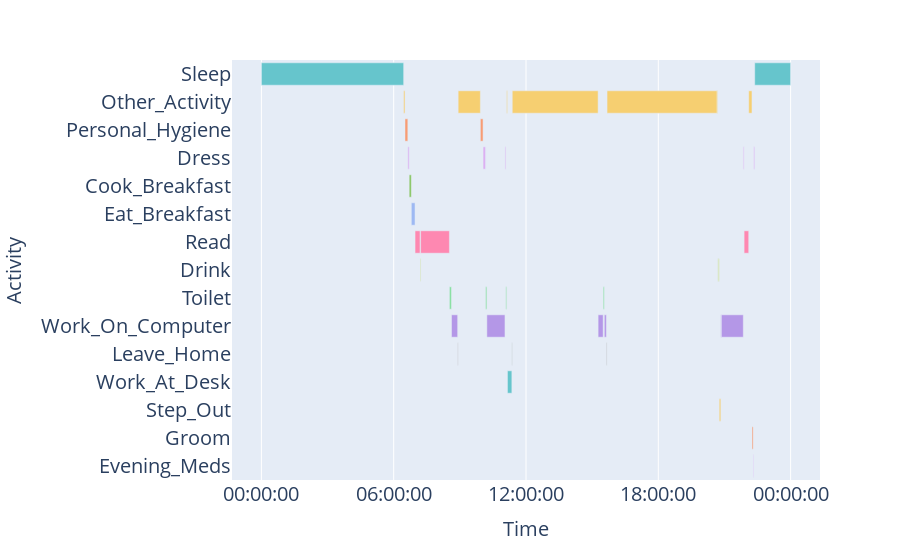

This figure's notebook cell:
### Code cell
import plotly.graph_objects as go
import plotly.express as px
import pandas as pd
import numpy as np
import time

df_activity = pd.read_csv('Activity.csv')
# Plot the data for one day
df_day = df_activity[df_activity['Start time'].str.contains('2011-06-20')]

# Add row to beginning of dataframe for sleep 00:00:00 to start time
new_row = {
    'Activity': 'Sleep',
    'Start time': '2011-06-20 00:00:00',
    'Duration': (time.mktime(time.strptime(df_day.iloc[0]['Start time'], '%Y-%m-%d %H:%M:%S')) - time.mktime(time.strptime('2011-06-20 00:00:00', '%Y-%m-%d %H:%M:%S'))) / 60,
    'Number of interruptions': 0,
    'Duration of interruptions': 0,
    'Day of activity': df_day.iloc[0]['Day of activity'],
    'Weekend or weekday': df_day.iloc[0]['Weekend or weekday'],
    'Start time short': '00:00:00'
}

df_day = df_day.append(new_row, ignore_index=True)
df_day = df_day.sort_values(by=['Start time'])

# Set end time of each activity as start time of next activity
df_day['End time'] = df_day['Start time'].shift(-1)
df_day['End time'] = df_day['End time'].fillna('2011-06-20 23:59:59')


data = []
for i in range(len(df_day)):
    if i < len(px.colors.qualitative.Pastel):
        j = i
    else:
        j = i % len(px.colors.qualitative.Pastel)
    data.append(dict(
        Activity=df_day.iloc[i]['Activity'], 
        Start=df_day.iloc[i]['Start time'],
        Finish=df_day.iloc[i]['End time'],
    ))

df = pd.DataFrame(data)
# Set color palette
fig = px.timeline(df, x_start="Start", x_end="Finish", y="Activity", color="Activity", color_discrete_sequence=px.colors.qualitative.Pastel)

# Leave date out of x-axis, only show time
fig.update_xaxes(
    tickformat='%H:%M:%S',
    title_text='Time',
    title_font_size=20,
    tickfont_size=20,
)

fig.update_yaxes(
    title_text='Activity',
    title_font_size=20,
    tickfont_size=20,
)

fig.update_layout(showlegend=False)
fig.show()

fig.write_image("Activity.png", width=1500, height=800, scale=3)

### Figure 1 — Plotly figure (JSON) as saved in the notebook; plotly's stock layout.template omitted (floating-point values rounded to 4 significant figures)
{"data": [{"alignmentgroup": "True", "base": ["2011-06-20 00:00:00", "2011-06-20 22:22:23"], "hovertemplate": "Activity=%{y}<br>Start=%{base}<br>Finish=%{x}<extra></extra>", "legendgroup": "Sleep", "marker": {"color": "rgb(102, 197, 204)", "pattern": {"shape": ""}}, "name": "Sleep", "offsetgroup": "Sleep", "orientation": "h", "showlegend": true, "textposition": "auto", "type": "bar", "x": [23226000, 5856000], "xaxis": "x", "y": ["Sleep", "Sleep"], "yaxis": "y"}, {"alignmentgroup": "True", "base": ["2011-06-20 06:27:06", "2011-06-20 08:55:23", "2011-06-20 11:07:27", "2011-06-20 11:22:37", "2011-06-20 15:40:33", "2011-06-20 20:40:21", "2011-06-20 22:06:01"], "hovertemplate": "Activity=%{y}<br>Start=%{base}<br>Finish=%{x}<extra></extra>", "legendgroup": "Other_Activity", "marker": {"color": "rgb(246, 207, 113)", "pattern": {"shape": ""}}, "name": "Other_Activity", "offsetgroup": "Other_Activity", "orientation": "h", "showlegend": true, "textposition": "auto", "type": "bar", "x": [215000, 3626000, 124000, 14017000, 17988000, 98000, 531000], "xaxis": "x", "y": ["Other_Activity", "Other_Activity", "Other_Activity", "Other_Activity", "Other_Activity", "Other_Activity", "Other_Activity"], "yaxis": "y"}, {"alignmentgroup": "True", "base": ["2011-06-20 06:30:41", "2011-06-20 09:55:49"], "hovertemplate": "Activity=%{y}<br>Start=%{base}<br>Finish=%{x}<extra></extra>", "legendgroup": "Personal_Hygiene", "marker": {"color": "rgb(248, 156, 116)", "pattern": {"shape": ""}}, "name": "Personal_Hygiene", "offsetgroup": "Personal_Hygiene", "orientation": "h", "showlegend": true, "textposition": "auto", "type": "bar", "x": [465000, 440000], "xaxis": "x", "y": ["Personal_Hygiene", "Personal_Hygiene"], "yaxis": "y"}, {"alignmentgroup": "True", "base": ["2011-06-20 06:38:26", "2011-06-20 10:03:09", "2011-06-20 11:02:46", "2011-06-20 21:51:16", "2011-06-20 22:19:39"], "hovertemplate": "Activity=%{y}<br>Start=%{base}<br>Finish=%{x}<extra></extra>", "legendgroup": "Dress", "marker": {"color": "rgb(220, 176, 242)", "pattern": {"shape": ""}}, "name": "Dress", "offsetgroup": "Dress", "orientation": "h", "showlegend": true, "textposition": "auto", "type": "bar", "x": [224000, 408000, 136000, 131000, 164000], "xaxis": "x", "y": ["Dress", "Dress", "Dress", "Dress", "Dress"], "yaxis": "y"}, {"alignmentgroup": "True", "base": ["2011-06-20 06:42:10"], "hovertemplate": "Activity=%{y}<br>Start=%{base}<br>Finish=%{x}<extra></extra>", "legendgroup": "Cook_Breakfast", "marker": {"color": "rgb(135, 197, 95)", "pattern": {"shape": ""}}, "name": "Cook_Breakfast", "offsetgroup": "Cook_Breakfast", "orientation": "h", "showlegend": true, "textposition": "auto", "type": "bar", "x": [348000], "xaxis": "x", "y": ["Cook_Breakfast"], "yaxis": "y"}, {"alignmentgroup": "True", "base": ["2011-06-20 06:47:58"], "hovertemplate": "Activity=%{y}<br>Start=%{base}<br>Finish=%{x}<extra></extra>", "legendgroup": "Eat_Breakfast", "marker": {"color": "rgb(158, 185, 243)", "pattern": {"shape": ""}}, "name": "Eat_Breakfast", "offsetgroup": "Eat_Breakfast", "orientation": "h", "showlegend": true, "textposition": "auto", "type": "bar", "x": [605000], "xaxis": "x", "y": ["Eat_Breakfast"], "yaxis": "y"}, {"alignmentgroup": "True", "base": ["2011-06-20 06:58:03", "2011-06-20 07:13:16", "2011-06-20 21:53:27"], "hovertemplate": "Activity=%{y}<br>Start=%{base}<br>Finish=%{x}<extra></extra>", "legendgroup": "Read", "marker": {"color": "rgb(254, 136, 177)", "pattern": {"shape": ""}}, "name": "Read", "offsetgroup": "Read", "orientation": "h", "showlegend": true, "textposition": "auto", "type": "bar", "x": [816000, 4698000, 754000], "xaxis": "x", "y": ["Read", "Read", "Read"], "yaxis": "y"}, {"alignmentgroup": "True", "base": ["2011-06-20 07:11:39", "2011-06-20 20:41:59", "2011-06-20 20:43:21"], "hovertemplate": "Activity=%{y}<br>Start=%{base}<br>Finish=%{x}<extra></extra>", "legendgroup": "Drink", "marker": {"color": "rgb(201, 219, 116)", "pattern": {"shape": ""}}, "name": "Drink", "offsetgroup": "Drink", "orientation": "h", "showlegend": true, "textposition": "auto", "type": "bar", "x": [97000, 82000, 146000], "xaxis": "x", "y": ["Drink", "Drink", "Drink"], "yaxis": "y"}, {"alignmentgroup": "True", "base": ["2011-06-20 08:31:34", "2011-06-20 10:09:57", "2011-06-20 11:05:02", "2011-06-20 15:30:00"], "hovertemplate": "Activity=%{y}<br>Start=%{base}<br>Finish=%{x}<extra></extra>", "legendgroup": "Toilet", "marker": {"color": "rgb(139, 224, 164)", "pattern": {"shape": ""}}, "name": "Toilet", "offsetgroup": "Toilet", "orientation": "h", "showlegend": true, "textposition": "auto", "type": "bar", "x": [345000, 213000, 145000, 187000], "xaxis": "x", "y": ["Toilet", "Toilet", "Toilet", "Toilet"], "yaxis": "y"}, {"alignmentgroup": "True", "base": ["2011-06-20 08:37:19", "2011-06-20 10:13:30", "2011-06-20 15:16:14", "2011-06-20 15:33:07", "2011-06-20 20:50:06", "2011-06-20 20:51:39"], "hovertemplate": "Activity=%{y}<br>Start=%{base}<br>Finish=%{x}<extra></extra>", "legendgroup": "Work_On_Computer", "marker": {"color": "rgb(180, 151, 231)", "pattern": {"shape": ""}}, "name": "Work_On_Computer", "offsetgroup": "Work_On_Computer", "orientation": "h", "showlegend": true, "textposition": "auto", "type": "bar", "x": [1003000, 2956000, 826000, 334000, 93000, 3577000], "xaxis": "x", "y": ["Work_On_Computer", "Work_On_Computer", "Work_On_Computer", "Work_On_Computer", "Work_On_Computer", "Work_On_Computer"], "yaxis": "y"}, {"alignmentgroup": "True", "base": ["2011-06-20 08:54:02", "2011-06-20 11:21:30", "2011-06-20 15:38:41"], "hovertemplate": "Activity=%{y}<br>Start=%{base}<br>Finish=%{x}<extra></extra>", "legendgroup": "Leave_Home", "marker": {"color": "rgb(179, 179, 179)", "pattern": {"shape": ""}}, "name": "Leave_Home", "offsetgroup": "Leave_Home", "orientation": "h", "showlegend": true, "textposition": "auto", "type": "bar", "x": [81000, 67000, 112000], "xaxis": "x", "y": ["Leave_Home", "Leave_Home", "Leave_Home"], "yaxis": "y"}, {"alignmentgroup": "True", "base": ["2011-06-20 11:09:31"], "hovertemplate": "Activity=%{y}<br>Start=%{base}<br>Finish=%{x}<extra></extra>", "legendgroup": "Work_At_Desk", "marker": {"color": "rgb(102, 197, 204)", "pattern": {"shape": ""}}, "name": "Work_At_Desk", "offsetgroup": "Work_At_Desk", "orientation": "h", "showlegend": true, "textposition": "auto", "type": "bar", "x": [719000], "xaxis": "x", "y": ["Work_At_Desk"], "yaxis": "y"}, {"alignmentgroup": "True", "base": ["2011-06-20 20:45:47"], "hovertemplate": "Activity=%{y}<br>Start=%{base}<br>Finish=%{x}<extra></extra>", "legendgroup": "Step_Out", "marker": {"color": "rgb(246, 207, 113)", "pattern": {"shape": ""}}, "name": "Step_Out", "offsetgroup": "Step_Out", "orientation": "h", "showlegend": true, "textposition": "auto", "type": "bar", "x": [259000], "xaxis": "x", "y": ["Step_Out"], "yaxis": "y"}, {"alignmentgroup": "True", "base": ["2011-06-20 22:14:52"], "hovertemplate": "Activity=%{y}<br>Start=%{base}<br>Finish=%{x}<extra></extra>", "legendgroup": "Groom", "marker": {"color": "rgb(248, 156, 116)", "pattern": {"shape": ""}}, "name": "Groom", "offsetgroup": "Groom", "orientation": "h", "showlegend": true, "textposition": "auto", "type": "bar", "x": [193000], "xaxis": "x", "y": ["Groom"], "yaxis": "y"}, {"alignmentgroup": "True", "base": ["2011-06-20 22:18:05"], "hovertemplate": "Activity=%{y}<br>Start=%{base}<br>Finish=%{x}<extra></extra>", "legendgroup": "Evening_Meds", "marker": {"color": "rgb(220, 176, 242)", "pattern": {"shape": ""}}, "name": "Evening_Meds", "offsetgroup": "Evening_Meds", "orientation": "h", "showlegend": true, "textposition": "auto", "type": "bar", "x": [94000], "xaxis": "x", "y": ["Evening_Meds"], "yaxis": "y"}], "layout": {"barmode": "overlay", "legend": {"title": {"text": "Activity"}, "tracegroupgap": 0}, "margin": {"t": 60}, "showlegend": false, "xaxis": {"anchor": "y", "domain": [0, 1], "tickfont": {"size": 20}, "tickformat": "%H:%M:%S", "title": {"font": {"size": 20}, "text": "Time"}, "type": "date"}, "yaxis": {"anchor": "x", "categoryarray": ["Evening_Meds", "Groom", "Step_Out", "Work_At_Desk", "Leave_Home", "Work_On_Computer", "Toilet", "Drink", "Read", "Eat_Breakfast", "Cook_Breakfast", "Dress", "Personal_Hygiene", "Other_Activity", "Sleep"], "categoryorder": "array", "domain": [0, 1], "tickfont": {"size": 20}, "title": {"font": {"size": 20}, "text": "Activity"}}}}
